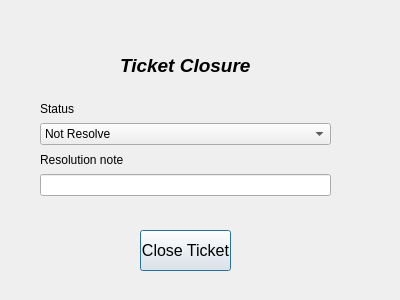
<?xml version="1.0" encoding="UTF-8"?>
<ui version="4.0">
 <class>CloseTicket</class>
 <widget class="QDialog" name="CloseTicket">
  <property name="geometry">
   <rect>
    <x>0</x>
    <y>0</y>
    <width>400</width>
    <height>300</height>
   </rect>
  </property>
  <property name="windowTitle">
   <string>Dialog</string>
  </property>
  <widget class="QLabel" name="label">
   <property name="geometry">
    <rect>
     <x>120</x>
     <y>50</y>
     <width>151</width>
     <height>31</height>
    </rect>
   </property>
   <property name="font">
    <font>
     <pointsize>14</pointsize>
     <italic>true</italic>
     <bold>true</bold>
    </font>
   </property>
   <property name="text">
    <string>Ticket Closure</string>
   </property>
  </widget>
  <widget class="QPushButton" name="CloseButton">
   <property name="geometry">
    <rect>
     <x>140</x>
     <y>230</y>
     <width>91</width>
     <height>41</height>
    </rect>
   </property>
   <property name="font">
    <font>
     <pointsize>12</pointsize>
     <bold>false</bold>
    </font>
   </property>
   <property name="text">
    <string>Close Ticket</string>
   </property>
  </widget>
  <widget class="QWidget" name="">
   <property name="geometry">
    <rect>
     <x>40</x>
     <y>100</y>
     <width>291</width>
     <height>96</height>
    </rect>
   </property>
   <layout class="QVBoxLayout" name="verticalLayout">
    <item>
     <widget class="QLabel" name="label_2">
      <property name="text">
       <string>Status</string>
      </property>
     </widget>
    </item>
    <item>
     <widget class="QComboBox" name="StatuscomboBox">
      <item>
       <property name="text">
        <string>Not Resolve</string>
       </property>
      </item>
      <item>
       <property name="text">
        <string>Resolved</string>
       </property>
      </item>
     </widget>
    </item>
    <item>
     <widget class="QLabel" name="label_3">
      <property name="text">
       <string>Resolution note</string>
      </property>
     </widget>
    </item>
    <item>
     <widget class="QLineEdit" name="NoteLineEdit"/>
    </item>
   </layout>
  </widget>
 </widget>
 <resources/>
 <connections/>
</ui>
